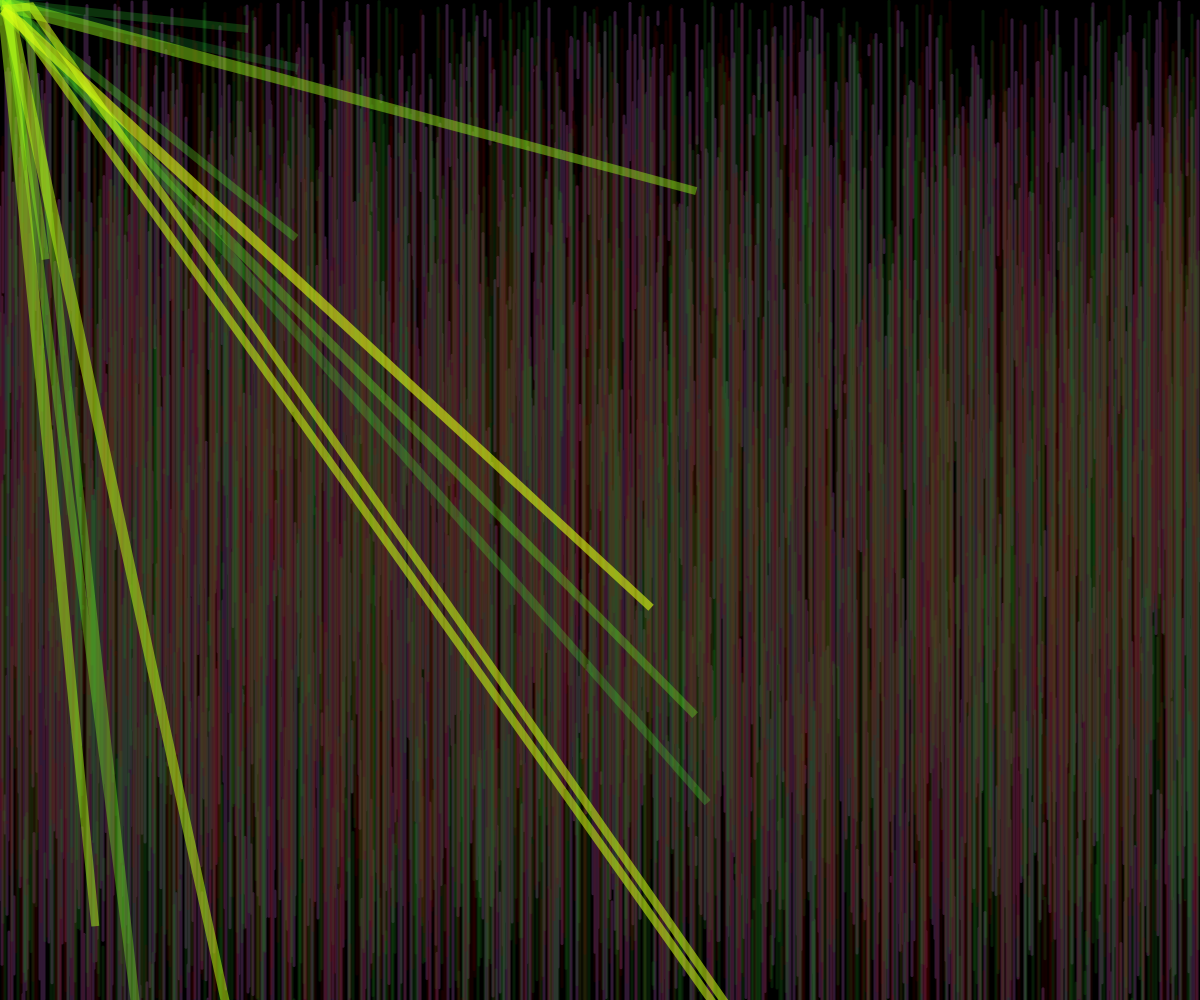
Frame 1 (no input)
Frame 60 (no input): identical to frame 1, image omitted
Frame 120 (the mouse pressed at the canvas centre since frame 60): identical to frame 1, image omitted

The p5.js sketch that drew this single still picture (run headless with seeded random() and noise() and a simulated clock; from frame 60 on, the mouse is pressed at the canvas centre):

// p5.js sketch
// ── sketch.js
function setup() {
  createCanvas(windowWidth, windowHeight);
  background(0);
  noFill();
  strokeWeight(3)
  stroke(48, 25, 52);
  beginShape();
  for (let i = 0; i < 1200; i++) {
    line(i, random() * windowWidth, i, random() * windowHeight)
  }
  endShape(CLOSE);
  
  strokeWeight(3)
  stroke(34, 139, 34,50);
  beginShape();
  for (let i = 0; i < 1200; i++) {
    line(i, random() * windowWidth, i, random() * windowHeight)
  }
  endShape(CLOSE);
  
  strokeWeight(3)
  stroke(152, 0, 0, 30);
  beginShape();
  for (let i = 0; i < 1200; i++) {
    line(i, random() * windowWidth, i, random() * windowHeight)
  }
  endShape(CLOSE);
  
  strokeWeight(8);
   for (let i = 0; i < 15; i++) {
    stroke((255 / 16) * i, 255, 255 / i + 1, 10 + i*10, 10 + i* 10);
    triangle((random() * windowWidth / 8) * i+10, random()*windowHeight / 6 * i - 10, random() * i,random() *i, random()*4*i, random()*3*i);
   }
}

function draw() {
}
